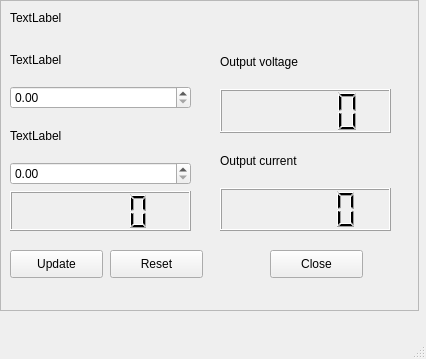
<?xml version="1.0" encoding="UTF-8"?>
<ui version="4.0">
 <class>MainWindow</class>
 <widget class="QMainWindow" name="MainWindow">
  <property name="geometry">
   <rect>
    <x>0</x>
    <y>0</y>
    <width>426</width>
    <height>359</height>
   </rect>
  </property>
  <property name="windowTitle">
   <string>MainWindow</string>
  </property>
  <widget class="QWidget" name="centralwidget">
   <widget class="QFrame" name="frame_2">
    <property name="geometry">
     <rect>
      <x>0</x>
      <y>0</y>
      <width>419</width>
      <height>311</height>
     </rect>
    </property>
    <property name="frameShape">
     <enum>QFrame::StyledPanel</enum>
    </property>
    <property name="frameShadow">
     <enum>QFrame::Raised</enum>
    </property>
    <widget class="QWidget" name="verticalLayoutWidget_2">
     <property name="geometry">
      <rect>
       <x>220</x>
       <y>40</y>
       <width>171</width>
       <height>191</height>
      </rect>
     </property>
     <layout class="QVBoxLayout" name="verticalLayout_2">
      <item>
       <widget class="QLabel" name="out_voltage_label">
        <property name="text">
         <string>Output voltage</string>
        </property>
       </widget>
      </item>
      <item>
       <widget class="QLCDNumber" name="out_voltage_lcdNumber"/>
      </item>
      <item>
       <widget class="QLabel" name="out_current_label">
        <property name="text">
         <string>Output current</string>
        </property>
       </widget>
      </item>
      <item>
       <widget class="QLCDNumber" name="out_current_lcdNumber"/>
      </item>
     </layout>
    </widget>
    <widget class="QWidget" name="verticalLayoutWidget">
     <property name="geometry">
      <rect>
       <x>10</x>
       <y>40</y>
       <width>181</width>
       <height>191</height>
      </rect>
     </property>
     <layout class="QVBoxLayout" name="verticalLayout">
      <item>
       <widget class="QLabel" name="set_voltage_label">
        <property name="text">
         <string>TextLabel</string>
        </property>
       </widget>
      </item>
      <item>
       <widget class="QDoubleSpinBox" name="set_voltage_DoubleSpinBox">
        <property name="buttonSymbols">
         <enum>QAbstractSpinBox::UpDownArrows</enum>
        </property>
        <property name="keyboardTracking">
         <bool>true</bool>
        </property>
       </widget>
      </item>
      <item>
       <widget class="QLabel" name="set_current_label">
        <property name="text">
         <string>TextLabel</string>
        </property>
       </widget>
      </item>
      <item>
       <widget class="QDoubleSpinBox" name="set_current_DoubleSpinBox">
        <property name="buttonSymbols">
         <enum>QAbstractSpinBox::UpDownArrows</enum>
        </property>
        <property name="keyboardTracking">
         <bool>true</bool>
        </property>
       </widget>
      </item>
      <item>
       <widget class="QLCDNumber" name="Callibration_lcdNumber"/>
      </item>
     </layout>
    </widget>
    <widget class="QLabel" name="regim_label">
     <property name="geometry">
      <rect>
       <x>10</x>
       <y>10</y>
       <width>55</width>
       <height>16</height>
      </rect>
     </property>
     <property name="text">
      <string>TextLabel</string>
     </property>
    </widget>
    <widget class="QPushButton" name="set_pushButton">
     <property name="geometry">
      <rect>
       <x>10</x>
       <y>250</y>
       <width>93</width>
       <height>28</height>
      </rect>
     </property>
     <property name="text">
      <string>Update</string>
     </property>
    </widget>
    <widget class="QPushButton" name="reset_pushButton">
     <property name="geometry">
      <rect>
       <x>110</x>
       <y>250</y>
       <width>93</width>
       <height>28</height>
      </rect>
     </property>
     <property name="text">
      <string>Reset</string>
     </property>
    </widget>
    <widget class="QPushButton" name="close_pushButton">
     <property name="geometry">
      <rect>
       <x>270</x>
       <y>250</y>
       <width>93</width>
       <height>28</height>
      </rect>
     </property>
     <property name="text">
      <string>Close</string>
     </property>
    </widget>
   </widget>
  </widget>
  <widget class="QMenuBar" name="menubar">
   <property name="geometry">
    <rect>
     <x>0</x>
     <y>0</y>
     <width>426</width>
     <height>26</height>
    </rect>
   </property>
  </widget>
  <widget class="QStatusBar" name="statusbar"/>
 </widget>
 <resources/>
 <connections/>
</ui>
